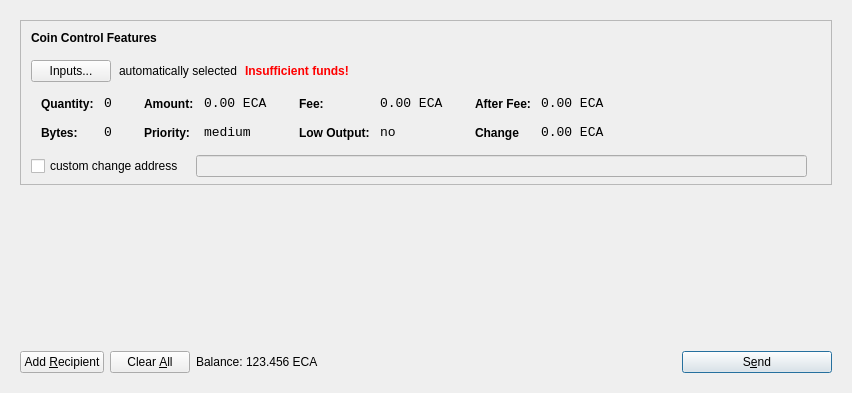
<?xml version="1.0" encoding="UTF-8"?>
<ui version="4.0">
 <class>SendCoinsDialog</class>
 <widget class="QDialog" name="SendCoinsDialog">
  <property name="geometry">
   <rect>
    <x>0</x>
    <y>0</y>
    <width>849</width>
    <height>393</height>
   </rect>
  </property>
  <property name="windowTitle">
   <string>Send Coins</string>
  </property>
  <layout class="QVBoxLayout" name="verticalLayout">
   <item>
    <widget class="QFrame" name="frameMain">
     <layout class="QVBoxLayout" name="verticalLayout_3">
      <item>
       <widget class="QFrame" name="frameCoinControl">
        <property name="sizePolicy">
         <sizepolicy hsizetype="Expanding" vsizetype="Expanding">
          <horstretch>0</horstretch>
          <verstretch>0</verstretch>
         </sizepolicy>
        </property>
        <property name="maximumSize">
         <size>
          <width>16777215</width>
          <height>16777215</height>
         </size>
        </property>
        <property name="frameShape">
         <enum>QFrame::StyledPanel</enum>
        </property>
        <property name="frameShadow">
         <enum>QFrame::Sunken</enum>
        </property>
        <layout class="QVBoxLayout" name="verticalLayoutCoinControl2">
         <property name="spacing">
          <number>6</number>
         </property>
         <property name="leftMargin">
          <number>0</number>
         </property>
         <property name="topMargin">
          <number>0</number>
         </property>
         <property name="rightMargin">
          <number>0</number>
         </property>
         <property name="bottomMargin">
          <number>6</number>
         </property>
         <item>
          <layout class="QVBoxLayout" name="verticalLayoutCoinControl" stretch="0,0,0,0,1">
           <property name="spacing">
            <number>0</number>
           </property>
           <property name="leftMargin">
            <number>10</number>
           </property>
           <property name="topMargin">
            <number>10</number>
           </property>
           <item>
            <layout class="QHBoxLayout" name="horizontalLayoutCoinControl1">
             <property name="bottomMargin">
              <number>15</number>
             </property>
             <item>
              <widget class="QLabel" name="labelCoinControlFeatures">
               <property name="sizePolicy">
                <sizepolicy hsizetype="Preferred" vsizetype="Maximum">
                 <horstretch>0</horstretch>
                 <verstretch>0</verstretch>
                </sizepolicy>
               </property>
               <property name="font">
                <font>
                 <weight>75</weight>
                 <bold>true</bold>
                </font>
               </property>
               <property name="styleSheet">
                <string notr="true">font-weight:bold;</string>
               </property>
               <property name="text">
                <string>Coin Control Features</string>
               </property>
              </widget>
             </item>
            </layout>
           </item>
           <item>
            <layout class="QHBoxLayout" name="horizontalLayoutCoinControl2" stretch="0,0,0,0">
             <property name="spacing">
              <number>8</number>
             </property>
             <property name="bottomMargin">
              <number>10</number>
             </property>
             <item>
              <widget class="QPushButton" name="pushButtonCoinControl">
               <property name="styleSheet">
                <string notr="true"/>
               </property>
               <property name="text">
                <string>Inputs...</string>
               </property>
              </widget>
             </item>
             <item>
              <widget class="QLabel" name="labelCoinControlAutomaticallySelected">
               <property name="text">
                <string>automatically selected</string>
               </property>
               <property name="margin">
                <number>5</number>
               </property>
              </widget>
             </item>
             <item>
              <widget class="QLabel" name="labelCoinControlInsuffFunds">
               <property name="font">
                <font>
                 <weight>75</weight>
                 <bold>true</bold>
                </font>
               </property>
               <property name="styleSheet">
                <string notr="true">color:red;font-weight:bold;</string>
               </property>
               <property name="text">
                <string>Insufficient funds!</string>
               </property>
               <property name="margin">
                <number>5</number>
               </property>
              </widget>
             </item>
             <item>
              <spacer name="horizontalSpacerCoinControl">
               <property name="orientation">
                <enum>Qt::Horizontal</enum>
               </property>
               <property name="sizeHint" stdset="0">
                <size>
                 <width>40</width>
                 <height>1</height>
                </size>
               </property>
              </spacer>
             </item>
            </layout>
           </item>
           <item>
            <widget class="QWidget" name="widgetCoinControl" native="true">
             <property name="sizePolicy">
              <sizepolicy hsizetype="Preferred" vsizetype="Preferred">
               <horstretch>0</horstretch>
               <verstretch>0</verstretch>
              </sizepolicy>
             </property>
             <property name="minimumSize">
              <size>
               <width>0</width>
               <height>0</height>
              </size>
             </property>
             <property name="styleSheet">
              <string notr="true"/>
             </property>
             <layout class="QHBoxLayout" name="horizontalLayoutCoinControl5">
              <property name="leftMargin">
               <number>0</number>
              </property>
              <property name="topMargin">
               <number>0</number>
              </property>
              <property name="rightMargin">
               <number>0</number>
              </property>
              <property name="bottomMargin">
               <number>0</number>
              </property>
              <item>
               <layout class="QHBoxLayout" name="horizontalLayoutCoinControl3" stretch="0,0,0,1">
                <property name="spacing">
                 <number>20</number>
                </property>
                <property name="topMargin">
                 <number>0</number>
                </property>
                <property name="bottomMargin">
                 <number>10</number>
                </property>
                <item>
                 <layout class="QFormLayout" name="formLayoutCoinControl1">
                  <property name="horizontalSpacing">
                   <number>10</number>
                  </property>
                  <property name="verticalSpacing">
                   <number>14</number>
                  </property>
                  <property name="leftMargin">
                   <number>10</number>
                  </property>
                  <property name="topMargin">
                   <number>4</number>
                  </property>
                  <property name="rightMargin">
                   <number>6</number>
                  </property>
                  <item row="0" column="0">
                   <widget class="QLabel" name="labelCoinControlQuantityText">
                    <property name="styleSheet">
                     <string notr="true">font-weight:bold;</string>
                    </property>
                    <property name="text">
                     <string>Quantity:</string>
                    </property>
                    <property name="margin">
                     <number>0</number>
                    </property>
                   </widget>
                  </item>
                  <item row="0" column="1">
                   <widget class="QLabel" name="labelCoinControlQuantity">
                    <property name="font">
                     <font>
                      <family>Monospace</family>
                      <pointsize>10</pointsize>
                     </font>
                    </property>
                    <property name="cursor">
                     <cursorShape>IBeamCursor</cursorShape>
                    </property>
                    <property name="contextMenuPolicy">
                     <enum>Qt::ActionsContextMenu</enum>
                    </property>
                    <property name="text">
                     <string>0</string>
                    </property>
                    <property name="margin">
                     <number>0</number>
                    </property>
                    <property name="textInteractionFlags">
                     <set>Qt::LinksAccessibleByMouse|Qt::TextSelectableByKeyboard|Qt::TextSelectableByMouse</set>
                    </property>
                   </widget>
                  </item>
                  <item row="1" column="0">
                   <widget class="QLabel" name="labelCoinControlBytesText">
                    <property name="styleSheet">
                     <string notr="true">font-weight:bold;</string>
                    </property>
                    <property name="text">
                     <string>Bytes:</string>
                    </property>
                   </widget>
                  </item>
                  <item row="1" column="1">
                   <widget class="QLabel" name="labelCoinControlBytes">
                    <property name="font">
                     <font>
                      <family>Monospace</family>
                      <pointsize>10</pointsize>
                     </font>
                    </property>
                    <property name="cursor">
                     <cursorShape>IBeamCursor</cursorShape>
                    </property>
                    <property name="contextMenuPolicy">
                     <enum>Qt::ActionsContextMenu</enum>
                    </property>
                    <property name="text">
                     <string>0</string>
                    </property>
                    <property name="textInteractionFlags">
                     <set>Qt::LinksAccessibleByMouse|Qt::TextSelectableByKeyboard|Qt::TextSelectableByMouse</set>
                    </property>
                   </widget>
                  </item>
                 </layout>
                </item>
                <item>
                 <layout class="QFormLayout" name="formLayoutCoinControl2">
                  <property name="horizontalSpacing">
                   <number>10</number>
                  </property>
                  <property name="verticalSpacing">
                   <number>14</number>
                  </property>
                  <property name="leftMargin">
                   <number>6</number>
                  </property>
                  <property name="topMargin">
                   <number>4</number>
                  </property>
                  <property name="rightMargin">
                   <number>6</number>
                  </property>
                  <item row="0" column="0">
                   <widget class="QLabel" name="labelCoinControlAmountText">
                    <property name="styleSheet">
                     <string notr="true">font-weight:bold;</string>
                    </property>
                    <property name="text">
                     <string>Amount:</string>
                    </property>
                    <property name="margin">
                     <number>0</number>
                    </property>
                   </widget>
                  </item>
                  <item row="0" column="1">
                   <widget class="QLabel" name="labelCoinControlAmount">
                    <property name="font">
                     <font>
                      <family>Monospace</family>
                      <pointsize>10</pointsize>
                     </font>
                    </property>
                    <property name="cursor">
                     <cursorShape>IBeamCursor</cursorShape>
                    </property>
                    <property name="contextMenuPolicy">
                     <enum>Qt::ActionsContextMenu</enum>
                    </property>
                    <property name="text">
                     <string>0.00 ECA</string>
                    </property>
                    <property name="textInteractionFlags">
                     <set>Qt::LinksAccessibleByMouse|Qt::TextSelectableByKeyboard|Qt::TextSelectableByMouse</set>
                    </property>
                   </widget>
                  </item>
                  <item row="1" column="0">
                   <widget class="QLabel" name="labelCoinControlPriorityText">
                    <property name="styleSheet">
                     <string notr="true">font-weight:bold;</string>
                    </property>
                    <property name="text">
                     <string>Priority:</string>
                    </property>
                   </widget>
                  </item>
                  <item row="1" column="1">
                   <widget class="QLabel" name="labelCoinControlPriority">
                    <property name="font">
                     <font>
                      <family>Monospace</family>
                      <pointsize>10</pointsize>
                     </font>
                    </property>
                    <property name="cursor">
                     <cursorShape>IBeamCursor</cursorShape>
                    </property>
                    <property name="contextMenuPolicy">
                     <enum>Qt::ActionsContextMenu</enum>
                    </property>
                    <property name="text">
                     <string>medium</string>
                    </property>
                    <property name="textInteractionFlags">
                     <set>Qt::LinksAccessibleByMouse|Qt::TextSelectableByKeyboard|Qt::TextSelectableByMouse</set>
                    </property>
                   </widget>
                  </item>
                 </layout>
                </item>
                <item>
                 <layout class="QFormLayout" name="formLayoutCoinControl3">
                  <property name="horizontalSpacing">
                   <number>10</number>
                  </property>
                  <property name="verticalSpacing">
                   <number>14</number>
                  </property>
                  <property name="leftMargin">
                   <number>6</number>
                  </property>
                  <property name="topMargin">
                   <number>4</number>
                  </property>
                  <property name="rightMargin">
                   <number>6</number>
                  </property>
                  <item row="0" column="0">
                   <widget class="QLabel" name="labelCoinControlFeeText">
                    <property name="styleSheet">
                     <string notr="true">font-weight:bold;</string>
                    </property>
                    <property name="text">
                     <string>Fee:</string>
                    </property>
                    <property name="margin">
                     <number>0</number>
                    </property>
                   </widget>
                  </item>
                  <item row="0" column="1">
                   <widget class="QLabel" name="labelCoinControlFee">
                    <property name="font">
                     <font>
                      <family>Monospace</family>
                      <pointsize>10</pointsize>
                     </font>
                    </property>
                    <property name="cursor">
                     <cursorShape>IBeamCursor</cursorShape>
                    </property>
                    <property name="contextMenuPolicy">
                     <enum>Qt::ActionsContextMenu</enum>
                    </property>
                    <property name="text">
                     <string>0.00 ECA</string>
                    </property>
                    <property name="textInteractionFlags">
                     <set>Qt::LinksAccessibleByMouse|Qt::TextSelectableByKeyboard|Qt::TextSelectableByMouse</set>
                    </property>
                   </widget>
                  </item>
                  <item row="1" column="0">
                   <widget class="QLabel" name="labelCoinControlLowOutputText">
                    <property name="styleSheet">
                     <string notr="true">font-weight:bold;</string>
                    </property>
                    <property name="text">
                     <string>Low Output:</string>
                    </property>
                   </widget>
                  </item>
                  <item row="1" column="1">
                   <widget class="QLabel" name="labelCoinControlLowOutput">
                    <property name="font">
                     <font>
                      <family>Monospace</family>
                      <pointsize>10</pointsize>
                     </font>
                    </property>
                    <property name="cursor">
                     <cursorShape>IBeamCursor</cursorShape>
                    </property>
                    <property name="contextMenuPolicy">
                     <enum>Qt::ActionsContextMenu</enum>
                    </property>
                    <property name="text">
                     <string>no</string>
                    </property>
                    <property name="textInteractionFlags">
                     <set>Qt::LinksAccessibleByMouse|Qt::TextSelectableByKeyboard|Qt::TextSelectableByMouse</set>
                    </property>
                   </widget>
                  </item>
                 </layout>
                </item>
                <item>
                 <layout class="QFormLayout" name="formLayoutCoinControl4">
                  <property name="horizontalSpacing">
                   <number>10</number>
                  </property>
                  <property name="verticalSpacing">
                   <number>14</number>
                  </property>
                  <property name="leftMargin">
                   <number>6</number>
                  </property>
                  <property name="topMargin">
                   <number>4</number>
                  </property>
                  <property name="rightMargin">
                   <number>6</number>
                  </property>
                  <item row="0" column="0">
                   <widget class="QLabel" name="labelCoinControlAfterFeeText">
                    <property name="styleSheet">
                     <string notr="true">font-weight:bold;</string>
                    </property>
                    <property name="text">
                     <string>After Fee:</string>
                    </property>
                    <property name="margin">
                     <number>0</number>
                    </property>
                   </widget>
                  </item>
                  <item row="0" column="1">
                   <widget class="QLabel" name="labelCoinControlAfterFee">
                    <property name="font">
                     <font>
                      <family>Monospace</family>
                      <pointsize>10</pointsize>
                     </font>
                    </property>
                    <property name="cursor">
                     <cursorShape>IBeamCursor</cursorShape>
                    </property>
                    <property name="contextMenuPolicy">
                     <enum>Qt::ActionsContextMenu</enum>
                    </property>
                    <property name="text">
                     <string>0.00 ECA</string>
                    </property>
                    <property name="textInteractionFlags">
                     <set>Qt::LinksAccessibleByMouse|Qt::TextSelectableByKeyboard|Qt::TextSelectableByMouse</set>
                    </property>
                   </widget>
                  </item>
                  <item row="1" column="0">
                   <widget class="QLabel" name="labelCoinControlChangeText">
                    <property name="styleSheet">
                     <string notr="true">font-weight:bold;</string>
                    </property>
                    <property name="text">
                     <string>Change</string>
                    </property>
                   </widget>
                  </item>
                  <item row="1" column="1">
                   <widget class="QLabel" name="labelCoinControlChange">
                    <property name="font">
                     <font>
                      <family>Monospace</family>
                      <pointsize>10</pointsize>
                     </font>
                    </property>
                    <property name="cursor">
                     <cursorShape>IBeamCursor</cursorShape>
                    </property>
                    <property name="contextMenuPolicy">
                     <enum>Qt::ActionsContextMenu</enum>
                    </property>
                    <property name="text">
                     <string>0.00 ECA</string>
                    </property>
                    <property name="textInteractionFlags">
                     <set>Qt::LinksAccessibleByMouse|Qt::TextSelectableByKeyboard|Qt::TextSelectableByMouse</set>
                    </property>
                   </widget>
                  </item>
                 </layout>
                </item>
               </layout>
              </item>
             </layout>
            </widget>
           </item>
           <item>
            <layout class="QHBoxLayout" name="horizontalLayoutCoinControl4" stretch="0,0,0">
             <property name="spacing">
              <number>12</number>
             </property>
             <property name="sizeConstraint">
              <enum>QLayout::SetDefaultConstraint</enum>
             </property>
             <property name="topMargin">
              <number>5</number>
             </property>
             <property name="rightMargin">
              <number>5</number>
             </property>
             <item>
              <widget class="QCheckBox" name="checkBoxCoinControlChange">
               <property name="text">
                <string>custom change address</string>
               </property>
              </widget>
             </item>
             <item>
              <widget class="QLineEdit" name="lineEditCoinControlChange">
               <property name="enabled">
                <bool>false</bool>
               </property>
               <property name="sizePolicy">
                <sizepolicy hsizetype="Expanding" vsizetype="Fixed">
                 <horstretch>0</horstretch>
                 <verstretch>0</verstretch>
                </sizepolicy>
               </property>
              </widget>
             </item>
             <item>
              <widget class="QLabel" name="labelCoinControlChangeLabel">
               <property name="sizePolicy">
                <sizepolicy hsizetype="Preferred" vsizetype="Expanding">
                 <horstretch>0</horstretch>
                 <verstretch>0</verstretch>
                </sizepolicy>
               </property>
               <property name="minimumSize">
                <size>
                 <width>0</width>
                 <height>0</height>
                </size>
               </property>
               <property name="text">
                <string/>
               </property>
               <property name="margin">
                <number>3</number>
               </property>
              </widget>
             </item>
            </layout>
           </item>
           <item>
            <spacer name="verticalSpacerCoinControl">
             <property name="orientation">
              <enum>Qt::Vertical</enum>
             </property>
             <property name="sizeHint" stdset="0">
              <size>
               <width>800</width>
               <height>1</height>
              </size>
             </property>
            </spacer>
           </item>
          </layout>
         </item>
        </layout>
       </widget>
      </item>
      <item>
       <widget class="QScrollArea" name="scrollArea">
        <property name="frameShape">
         <enum>QFrame::NoFrame</enum>
        </property>
        <property name="widgetResizable">
         <bool>true</bool>
        </property>
        <widget class="QWidget" name="scrollAreaWidgetContents">
         <property name="geometry">
          <rect>
           <x>0</x>
           <y>0</y>
           <width>813</width>
           <height>148</height>
          </rect>
         </property>
         <layout class="QVBoxLayout" name="verticalLayout_2">
          <property name="leftMargin">
           <number>0</number>
          </property>
          <property name="topMargin">
           <number>0</number>
          </property>
          <property name="rightMargin">
           <number>0</number>
          </property>
          <property name="bottomMargin">
           <number>0</number>
          </property>
          <item>
           <layout class="QVBoxLayout" name="entries">
            <property name="spacing">
             <number>6</number>
            </property>
           </layout>
          </item>
          <item>
           <spacer name="verticalSpacer">
            <property name="orientation">
             <enum>Qt::Vertical</enum>
            </property>
            <property name="sizeHint" stdset="0">
             <size>
              <width>20</width>
              <height>40</height>
             </size>
            </property>
           </spacer>
          </item>
         </layout>
        </widget>
       </widget>
      </item>
      <item>
       <layout class="QHBoxLayout" name="horizontalLayout">
        <item>
         <widget class="QPushButton" name="addButton">
          <property name="toolTip">
           <string>Send to multiple recipients at once</string>
          </property>
          <property name="text">
           <string>Add &amp;Recipient</string>
          </property>
          <property name="icon">
           <iconset resource="../Electra.qrc">
            <normaloff>:/icons/add</normaloff>:/icons/add</iconset>
          </property>
          <property name="autoDefault">
           <bool>false</bool>
          </property>
         </widget>
        </item>
        <item>
         <widget class="QPushButton" name="clearButton">
          <property name="sizePolicy">
           <sizepolicy hsizetype="Minimum" vsizetype="Fixed">
            <horstretch>0</horstretch>
            <verstretch>0</verstretch>
           </sizepolicy>
          </property>
          <property name="toolTip">
           <string>Remove all transaction fields</string>
          </property>
          <property name="text">
           <string>Clear &amp;All</string>
          </property>
          <property name="icon">
           <iconset resource="../Electra.qrc">
            <normaloff>:/icons/remove</normaloff>:/icons/remove</iconset>
          </property>
          <property name="autoRepeatDelay">
           <number>300</number>
          </property>
          <property name="autoDefault">
           <bool>false</bool>
          </property>
         </widget>
        </item>
        <item>
         <layout class="QHBoxLayout" name="horizontalLayout_2">
          <property name="spacing">
           <number>3</number>
          </property>
          <item>
           <widget class="QLabel" name="label">
            <property name="sizePolicy">
             <sizepolicy hsizetype="Preferred" vsizetype="Fixed">
              <horstretch>0</horstretch>
              <verstretch>0</verstretch>
             </sizepolicy>
            </property>
            <property name="text">
             <string>Balance:</string>
            </property>
           </widget>
          </item>
          <item>
           <widget class="QLabel" name="labelBalance">
            <property name="sizePolicy">
             <sizepolicy hsizetype="Preferred" vsizetype="Fixed">
              <horstretch>0</horstretch>
              <verstretch>0</verstretch>
             </sizepolicy>
            </property>
            <property name="cursor">
             <cursorShape>IBeamCursor</cursorShape>
            </property>
            <property name="text">
             <string>123.456 ECA</string>
            </property>
            <property name="textInteractionFlags">
             <set>Qt::LinksAccessibleByMouse|Qt::TextSelectableByKeyboard|Qt::TextSelectableByMouse</set>
            </property>
           </widget>
          </item>
         </layout>
        </item>
        <item>
         <spacer name="horizontalSpacer">
          <property name="orientation">
           <enum>Qt::Horizontal</enum>
          </property>
          <property name="sizeHint" stdset="0">
           <size>
            <width>40</width>
            <height>20</height>
           </size>
          </property>
         </spacer>
        </item>
        <item>
         <widget class="QPushButton" name="sendButton">
          <property name="minimumSize">
           <size>
            <width>150</width>
            <height>0</height>
           </size>
          </property>
          <property name="toolTip">
           <string>Confirm the send action</string>
          </property>
          <property name="text">
           <string>S&amp;end</string>
          </property>
          <property name="icon">
           <iconset resource="../Electra.qrc">
            <normaloff>:/icons/send</normaloff>:/icons/send</iconset>
          </property>
          <property name="default">
           <bool>true</bool>
          </property>
         </widget>
        </item>
       </layout>
      </item>
     </layout>
     <zorder>scrollArea</zorder>
     <zorder>frameCoinControl</zorder>
     <zorder></zorder>
    </widget>
   </item>
  </layout>
 </widget>
 <resources>
  <include location="../Electra.qrc"/>
 </resources>
 <connections/>
</ui>
